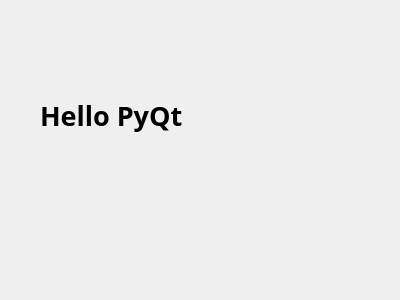
<?xml version="1.0" encoding="UTF-8"?>
<ui version="4.0">
 <class>Dialog</class>
 <widget class="QDialog" name="Dialog">
  <property name="geometry">
   <rect>
    <x>0</x>
    <y>0</y>
    <width>400</width>
    <height>300</height>
   </rect>
  </property>
  <property name="windowTitle">
   <string>Dialog</string>
  </property>
  <widget class="QLabel" name="label">
   <property name="geometry">
    <rect>
     <x>40</x>
     <y>90</y>
     <width>291</width>
     <height>51</height>
    </rect>
   </property>
   <property name="font">
    <font>
     <family>맑은 고딕</family>
     <pointsize>20</pointsize>
     <weight>75</weight>
     <bold>true</bold>
    </font>
   </property>
   <property name="text">
    <string>Hello PyQt</string>
   </property>
  </widget>
 </widget>
 <resources/>
 <connections/>
</ui>
